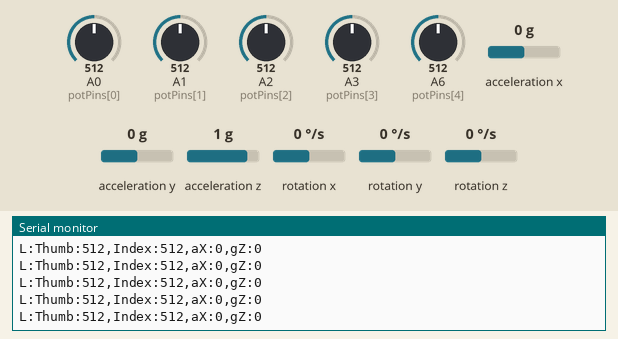
Recording of a sketch running on a simulated Arduino Nano, built with avr-gcc and run on an emulated ATmega328P. On the bench: the last lines printed to the serial monitor. Wiring (inferred from the names in the program): MPU-6050 motion sensor at I2C address 0x68. Inputs (shaded band) come from the test bench; at power-on: A0 (potPins[0]) = 512, A1 (potPins[1]) = 512, A2 (potPins[2]) = 512, A3 (potPins[3]) = 512, A6 (potPins[4]) = 512, acceleration x 0 g, acceleration y 0 g, acceleration z 1 g, rotation x 0 °/s, rotation y 0 °/s, rotation z 0 °/s.

Above: at 4.2 s.
4.3 s: A0 (potPins[0]) set to 110
At 4.63 s:
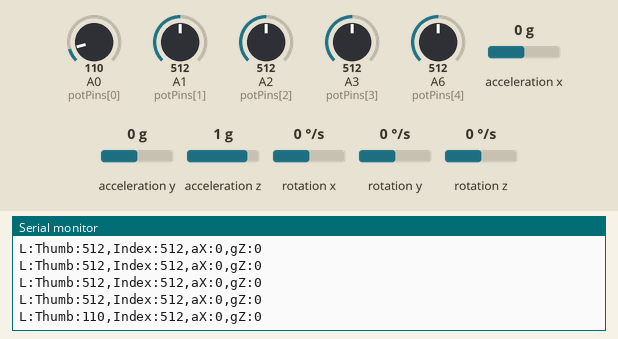
5.8 s: A0 (potPins[0]) set to 88
At 5.83 s:
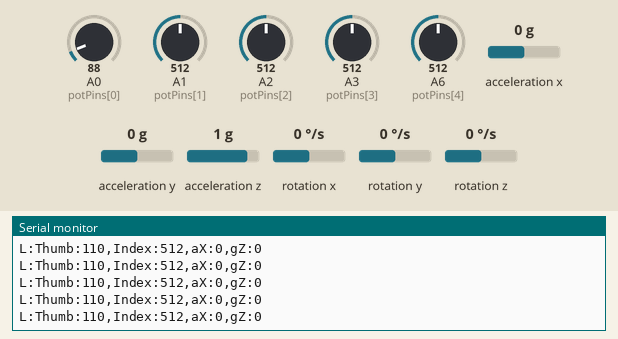
7.3 s: A1 (potPins[1]) set to 104
At 7.43 s:
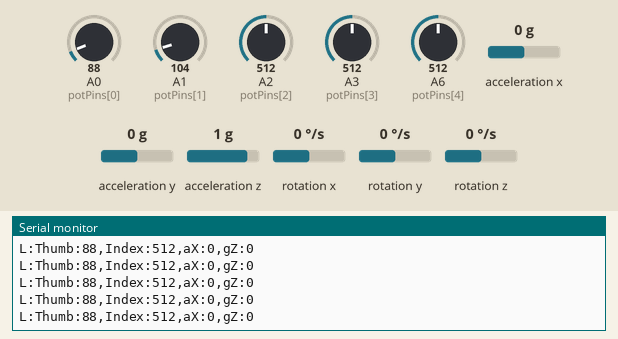
10.3 s: A1 (potPins[1]) set to 93
At 10.43 s:
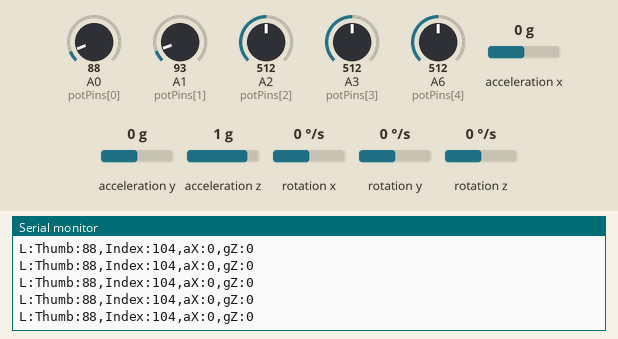
Timing chart, 0 to 13.3 s (numbered marks = the images above; inputs shaded):
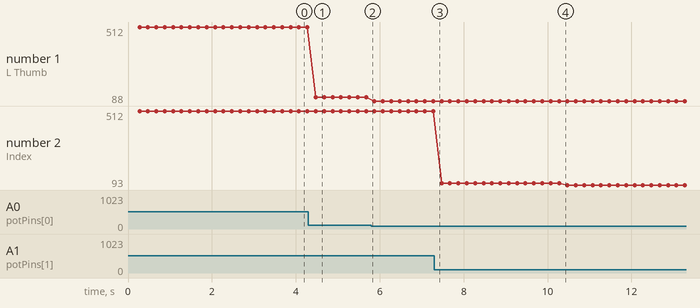

Measured:
- after the input at 4.3 s, the serial monitor: prints a new line after 0.17 s (image 1)
- plotted number 1: 512 → 110 after the input at 4.3 s, 110 → 88 after the input at 5.8 s
- plotted number 2: 512 → 104 after the input at 7.3 s, 104 → 93 after the input at 10.3 s

The sketch:

left_ble_slave.ino
```cpp
/*

  left_ble_slave.ino

  第二版汇总 - 左手 BLE 采集端


  硬件：

  - Arduino Nano + BLE 透传模块（JDY-23/HM-10/AT-09 等）

  - BLE 模块 TX -> Nano D2 (SoftwareSerial RX)

  - BLE 模块 RX -> Nano D3 (SoftwareSerial TX)

  - 五指电位器: A0/A1/A2/A3/A6

  - MPU6050: SDA=A4, SCL=A5

  - 315M 发射: D13 (可选，旧方案备用)


  BLE 模块配置（AT 指令预设）：

  - 角色：从机 (Peripheral)

  - 透传模式

  - 设备名：LEFT_GLOVE

  - UUID：0000ffe1-0000-1000-8000-00805f9b34fb


  功能：

  - 只采集左手传感器数据，通过 BLE 透传输出

  - 不接收情绪指令，不做 OLED/马达反馈

  - 电脑端直接连左手 BLE 读取数据


  输出格式（5Hz，减少 BLE 压力）：

  L:Thumb:xxx,Index:xxx,Middle:xxx,Ring:xxx,Pinky:xxx,aX:xxx,aY:xxx,gZ:xxx

*/


#include <SoftwareSerial.h>

#include <Wire.h>


#define BLE_RX_PIN 2

#define BLE_TX_PIN 3

#define MPU_ADDR 0x68


const int potPins[5] = {A0, A1, A2, A3, A6};

SoftwareSerial BLESerial(BLE_RX_PIN, BLE_TX_PIN);


unsigned long lastSendMs = 0;

const unsigned long SEND_INTERVAL_MS = 200;  // 5Hz


int thumbVal = 0, indexVal = 0, middleVal = 0, ringVal = 0, pinkyVal = 0;

int16_t ax = 0, ay = 0, az = 0, gx = 0, gy = 0, gz = 0;


void readSensors() {

  thumbVal = analogRead(potPins[0]); indexVal = analogRead(potPins[1]);

  middleVal = analogRead(potPins[2]); ringVal = analogRead(potPins[3]); pinkyVal = analogRead(potPins[4]);

  Wire.beginTransmission(MPU_ADDR); Wire.write(0x3B);

  if (Wire.endTransmission(false) == 0) {

    Wire.requestFrom(MPU_ADDR, 14, true);

    if (Wire.available() >= 14) {

      ax=Wire.read()<<8|Wire.read(); ay=Wire.read()<<8|Wire.read(); az=Wire.read()<<8|Wire.read();

      Wire.read(); Wire.read();

      gx=Wire.read()<<8|Wire.read(); gy=Wire.read()<<8|Wire.read(); gz=Wire.read()<<8|Wire.read();

    }

  }

}


void sendSensorBLE() {

  BLESerial.print(F("L:Thumb:")); BLESerial.print(thumbVal);

  BLESerial.print(F(",Index:")); BLESerial.print(indexVal);

  BLESerial.print(F(",Middle:")); BLESerial.print(middleVal);

  BLESerial.print(F(",Ring:")); BLESerial.print(ringVal);

  BLESerial.print(F(",Pinky:")); BLESerial.print(pinkyVal);

  BLESerial.print(F(",aX:")); BLESerial.print(ax/100);

  BLESerial.print(F(",aY:")); BLESerial.print(ay/100);

  BLESerial.print(F(",gZ:")); BLESerial.println(gz/100);

}


void initMPU() {

  Wire.beginTransmission(MPU_ADDR); Wire.write(0x6B); Wire.write(0);

  if (Wire.endTransmission(true) == 0) Serial.println(F("Left MPU6050 OK"));

  else Serial.println(F("Left MPU6050 FAILED"));

}


void setup() {

  Serial.begin(9600); BLESerial.begin(9600);

  Wire.begin();

  Serial.println(F("Left BLE slave booting..."));

  initMPU();

  BLESerial.println(F("LEFT_BLE_READY"));

  Serial.println(F("Left BLE ready. Sending sensor data at 5Hz."));

}


void loop() {

  unsigned long now = millis();

  if (now - lastSendMs >= SEND_INTERVAL_MS) {

    lastSendMs = now;

    readSensors();

    sendSensorBLE();

    // USB 调试

    Serial.print(F("L:Thumb:")); Serial.print(thumbVal);

    Serial.print(F(",Index:")); Serial.print(indexVal);

    Serial.print(F(",aX:")); Serial.print(ax/100);

    Serial.print(F(",gZ:")); Serial.println(gz/100);

  }

}
```
